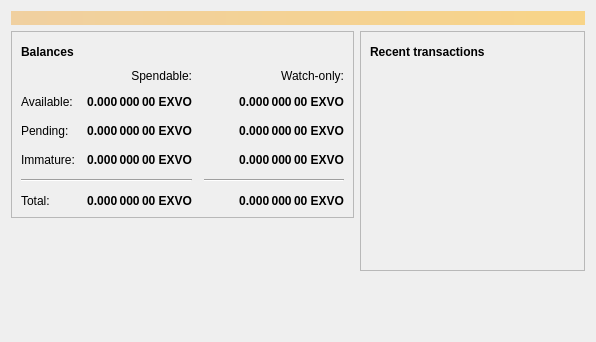
<?xml version="1.0" encoding="UTF-8"?>
<ui version="4.0">
 <class>OverviewPage</class>
 <widget class="QWidget" name="OverviewPage">
  <property name="geometry">
   <rect>
    <x>0</x>
    <y>0</y>
    <width>596</width>
    <height>342</height>
   </rect>
  </property>
  <property name="windowTitle">
   <string>Form</string>
  </property>
  <layout class="QVBoxLayout" name="topLayout">
   <item>
    <widget class="QLabel" name="labelAlerts">
     <property name="visible">
      <bool>false</bool>
     </property>
     <property name="styleSheet">
      <string notr="true">QLabel { background-color: qlineargradient(x1: 0, y1: 0, x2: 1, y2: 0, stop:0 #F0D0A0, stop:1 #F8D488); color:#000000; }</string>
     </property>
     <property name="wordWrap">
      <bool>true</bool>
     </property>
     <property name="margin">
      <number>3</number>
     </property>
     <property name="textInteractionFlags">
      <set>Qt::TextSelectableByMouse</set>
     </property>
    </widget>
   </item>
   <item>
    <layout class="QHBoxLayout" name="horizontalLayout" stretch="1,1">
     <item>
      <layout class="QVBoxLayout" name="verticalLayout_2">
       <item>
        <widget class="QFrame" name="frame">
         <property name="frameShape">
          <enum>QFrame::StyledPanel</enum>
         </property>
         <property name="frameShadow">
          <enum>QFrame::Raised</enum>
         </property>
         <layout class="QVBoxLayout" name="verticalLayout_4">
          <item>
           <layout class="QHBoxLayout" name="horizontalLayout_4">
            <item>
             <widget class="QLabel" name="label_5">
              <property name="font">
               <font>
                <weight>75</weight>
                <bold>true</bold>
               </font>
              </property>
              <property name="text">
               <string>Balances</string>
              </property>
             </widget>
            </item>
            <item>
             <widget class="QPushButton" name="labelWalletStatus">
              <property name="enabled">
               <bool>true</bool>
              </property>
              <property name="maximumSize">
               <size>
                <width>30</width>
                <height>16777215</height>
               </size>
              </property>
              <property name="toolTip">
               <string>The displayed information may be out of date. Your wallet automatically synchronizes with the Exvo network after a connection is established, but this process has not completed yet.</string>
              </property>
              <property name="text">
               <string/>
              </property>
              <property name="icon">
               <iconset resource="../exvo.qrc">
                <normaloff>:/icons/warning</normaloff>
                <disabledoff>:/icons/warning</disabledoff>:/icons/warning</iconset>
              </property>
              <property name="iconSize">
               <size>
                <width>24</width>
                <height>24</height>
               </size>
              </property>
              <property name="flat">
               <bool>true</bool>
              </property>
             </widget>
            </item>
            <item>
             <spacer name="horizontalSpacer_3">
              <property name="orientation">
               <enum>Qt::Horizontal</enum>
              </property>
              <property name="sizeHint" stdset="0">
               <size>
                <width>40</width>
                <height>20</height>
               </size>
              </property>
             </spacer>
            </item>
           </layout>
          </item>
          <item>
           <layout class="QGridLayout" name="gridLayout">
            <property name="spacing">
             <number>12</number>
            </property>
            <item row="2" column="2">
             <widget class="QLabel" name="labelWatchPending">
              <property name="font">
               <font>
                <weight>75</weight>
                <bold>true</bold>
               </font>
              </property>
              <property name="cursor">
               <cursorShape>IBeamCursor</cursorShape>
              </property>
              <property name="toolTip">
               <string>Unconfirmed transactions to watch-only addresses</string>
              </property>
              <property name="text">
               <string notr="true">0.000 000 00 EXVO</string>
              </property>
              <property name="alignment">
               <set>Qt::AlignRight|Qt::AlignTrailing|Qt::AlignVCenter</set>
              </property>
              <property name="textInteractionFlags">
               <set>Qt::LinksAccessibleByMouse|Qt::TextSelectableByKeyboard|Qt::TextSelectableByMouse</set>
              </property>
             </widget>
            </item>
            <item row="2" column="1">
             <widget class="QLabel" name="labelUnconfirmed">
              <property name="font">
               <font>
                <weight>75</weight>
                <bold>true</bold>
               </font>
              </property>
              <property name="cursor">
               <cursorShape>IBeamCursor</cursorShape>
              </property>
              <property name="toolTip">
               <string>Total of transactions that have yet to be confirmed, and do not yet count toward the spendable balance</string>
              </property>
              <property name="text">
               <string notr="true">0.000 000 00 EXVO</string>
              </property>
              <property name="alignment">
               <set>Qt::AlignRight|Qt::AlignTrailing|Qt::AlignVCenter</set>
              </property>
              <property name="textInteractionFlags">
               <set>Qt::LinksAccessibleByMouse|Qt::TextSelectableByKeyboard|Qt::TextSelectableByMouse</set>
              </property>
             </widget>
            </item>
            <item row="3" column="2">
             <widget class="QLabel" name="labelWatchImmature">
              <property name="font">
               <font>
                <weight>75</weight>
                <bold>true</bold>
               </font>
              </property>
              <property name="cursor">
               <cursorShape>IBeamCursor</cursorShape>
              </property>
              <property name="toolTip">
               <string>Mined balance in watch-only addresses that has not yet matured</string>
              </property>
              <property name="text">
               <string notr="true">0.000 000 00 EXVO</string>
              </property>
              <property name="alignment">
               <set>Qt::AlignRight|Qt::AlignTrailing|Qt::AlignVCenter</set>
              </property>
              <property name="textInteractionFlags">
               <set>Qt::LinksAccessibleByMouse|Qt::TextSelectableByKeyboard|Qt::TextSelectableByMouse</set>
              </property>
             </widget>
            </item>
            <item row="4" column="0" colspan="2">
             <widget class="Line" name="line">
              <property name="orientation">
               <enum>Qt::Horizontal</enum>
              </property>
             </widget>
            </item>
            <item row="4" column="2">
             <widget class="Line" name="lineWatchBalance">
              <property name="sizePolicy">
               <sizepolicy hsizetype="Preferred" vsizetype="Fixed">
                <horstretch>0</horstretch>
                <verstretch>0</verstretch>
               </sizepolicy>
              </property>
              <property name="minimumSize">
               <size>
                <width>140</width>
                <height>0</height>
               </size>
              </property>
              <property name="orientation">
               <enum>Qt::Horizontal</enum>
              </property>
             </widget>
            </item>
            <item row="5" column="0">
             <widget class="QLabel" name="labelTotalText">
              <property name="text">
               <string>Total:</string>
              </property>
             </widget>
            </item>
            <item row="3" column="1">
             <widget class="QLabel" name="labelImmature">
              <property name="font">
               <font>
                <weight>75</weight>
                <bold>true</bold>
               </font>
              </property>
              <property name="cursor">
               <cursorShape>IBeamCursor</cursorShape>
              </property>
              <property name="toolTip">
               <string>Mined balance that has not yet matured</string>
              </property>
              <property name="text">
               <string notr="true">0.000 000 00 EXVO</string>
              </property>
              <property name="alignment">
               <set>Qt::AlignRight|Qt::AlignTrailing|Qt::AlignVCenter</set>
              </property>
              <property name="textInteractionFlags">
               <set>Qt::LinksAccessibleByMouse|Qt::TextSelectableByKeyboard|Qt::TextSelectableByMouse</set>
              </property>
             </widget>
            </item>
            <item row="2" column="3">
             <spacer name="horizontalSpacer_2">
              <property name="orientation">
               <enum>Qt::Horizontal</enum>
              </property>
              <property name="sizeHint" stdset="0">
               <size>
                <width>40</width>
                <height>20</height>
               </size>
              </property>
             </spacer>
            </item>
            <item row="3" column="0">
             <widget class="QLabel" name="labelImmatureText">
              <property name="text">
               <string>Immature:</string>
              </property>
             </widget>
            </item>
            <item row="5" column="1">
             <widget class="QLabel" name="labelTotal">
              <property name="font">
               <font>
                <weight>75</weight>
                <bold>true</bold>
               </font>
              </property>
              <property name="cursor">
               <cursorShape>IBeamCursor</cursorShape>
              </property>
              <property name="toolTip">
               <string>Your current total balance</string>
              </property>
              <property name="text">
               <string notr="true">0.000 000 00 EXVO</string>
              </property>
              <property name="alignment">
               <set>Qt::AlignRight|Qt::AlignTrailing|Qt::AlignVCenter</set>
              </property>
              <property name="textInteractionFlags">
               <set>Qt::LinksAccessibleByMouse|Qt::TextSelectableByKeyboard|Qt::TextSelectableByMouse</set>
              </property>
             </widget>
            </item>
            <item row="5" column="2">
             <widget class="QLabel" name="labelWatchTotal">
              <property name="font">
               <font>
                <weight>75</weight>
                <bold>true</bold>
               </font>
              </property>
              <property name="cursor">
               <cursorShape>IBeamCursor</cursorShape>
              </property>
              <property name="toolTip">
               <string>Current total balance in watch-only addresses</string>
              </property>
              <property name="text">
               <string notr="true">0.000 000 00 EXVO</string>
              </property>
              <property name="alignment">
               <set>Qt::AlignRight|Qt::AlignTrailing|Qt::AlignVCenter</set>
              </property>
              <property name="textInteractionFlags">
               <set>Qt::LinksAccessibleByMouse|Qt::TextSelectableByKeyboard|Qt::TextSelectableByMouse</set>
              </property>
             </widget>
            </item>
            <item row="0" column="2">
             <widget class="QLabel" name="labelWatchonly">
              <property name="text">
               <string>Watch-only:</string>
              </property>
              <property name="alignment">
               <set>Qt::AlignRight|Qt::AlignTrailing|Qt::AlignVCenter</set>
              </property>
             </widget>
            </item>
            <item row="1" column="0">
             <widget class="QLabel" name="labelBalanceText">
              <property name="text">
               <string>Available:</string>
              </property>
             </widget>
            </item>
            <item row="1" column="1">
             <widget class="QLabel" name="labelBalance">
              <property name="font">
               <font>
                <weight>75</weight>
                <bold>true</bold>
               </font>
              </property>
              <property name="cursor">
               <cursorShape>IBeamCursor</cursorShape>
              </property>
              <property name="toolTip">
               <string>Your current spendable balance</string>
              </property>
              <property name="text">
               <string notr="true">0.000 000 00 EXVO</string>
              </property>
              <property name="alignment">
               <set>Qt::AlignRight|Qt::AlignTrailing|Qt::AlignVCenter</set>
              </property>
              <property name="textInteractionFlags">
               <set>Qt::LinksAccessibleByMouse|Qt::TextSelectableByKeyboard|Qt::TextSelectableByMouse</set>
              </property>
             </widget>
            </item>
            <item row="1" column="2">
             <widget class="QLabel" name="labelWatchAvailable">
              <property name="font">
               <font>
                <weight>75</weight>
                <bold>true</bold>
               </font>
              </property>
              <property name="cursor">
               <cursorShape>IBeamCursor</cursorShape>
              </property>
              <property name="toolTip">
               <string>Your current balance in watch-only addresses</string>
              </property>
              <property name="text">
               <string notr="true">0.000 000 00 EXVO</string>
              </property>
              <property name="alignment">
               <set>Qt::AlignRight|Qt::AlignTrailing|Qt::AlignVCenter</set>
              </property>
              <property name="textInteractionFlags">
               <set>Qt::LinksAccessibleByMouse|Qt::TextSelectableByKeyboard|Qt::TextSelectableByMouse</set>
              </property>
             </widget>
            </item>
            <item row="2" column="0">
             <widget class="QLabel" name="labelPendingText">
              <property name="text">
               <string>Pending:</string>
              </property>
             </widget>
            </item>
            <item row="0" column="1">
             <widget class="QLabel" name="labelSpendable">
              <property name="text">
               <string>Spendable:</string>
              </property>
              <property name="alignment">
               <set>Qt::AlignRight|Qt::AlignTrailing|Qt::AlignVCenter</set>
              </property>
             </widget>
            </item>
           </layout>
          </item>
         </layout>
        </widget>
       </item>
       <item>
        <spacer name="verticalSpacer">
         <property name="orientation">
          <enum>Qt::Vertical</enum>
         </property>
         <property name="sizeHint" stdset="0">
          <size>
           <width>20</width>
           <height>40</height>
          </size>
         </property>
        </spacer>
       </item>
      </layout>
     </item>
     <item>
      <layout class="QVBoxLayout" name="verticalLayout_3">
       <item>
        <widget class="QFrame" name="frame_2">
         <property name="frameShape">
          <enum>QFrame::StyledPanel</enum>
         </property>
         <property name="frameShadow">
          <enum>QFrame::Raised</enum>
         </property>
         <layout class="QVBoxLayout" name="verticalLayout">
          <item>
           <layout class="QHBoxLayout" name="horizontalLayout_2">
            <item>
             <widget class="QLabel" name="label_4">
              <property name="font">
               <font>
                <weight>75</weight>
                <bold>true</bold>
               </font>
              </property>
              <property name="text">
               <string>Recent transactions</string>
              </property>
             </widget>
            </item>
            <item>
             <widget class="QPushButton" name="labelTransactionsStatus">
              <property name="enabled">
               <bool>true</bool>
              </property>
              <property name="maximumSize">
               <size>
                <width>30</width>
                <height>16777215</height>
               </size>
              </property>
              <property name="toolTip">
               <string>The displayed information may be out of date. Your wallet automatically synchronizes with the Exvo network after a connection is established, but this process has not completed yet.</string>
              </property>
              <property name="text">
               <string/>
              </property>
              <property name="icon">
               <iconset resource="../exvo.qrc">
                <normaloff>:/icons/warning</normaloff>
                <disabledoff>:/icons/warning</disabledoff>:/icons/warning</iconset>
              </property>
              <property name="iconSize">
               <size>
                <width>24</width>
                <height>24</height>
               </size>
              </property>
              <property name="flat">
               <bool>true</bool>
              </property>
             </widget>
            </item>
            <item>
             <spacer name="horizontalSpacer">
              <property name="orientation">
               <enum>Qt::Horizontal</enum>
              </property>
              <property name="sizeHint" stdset="0">
               <size>
                <width>40</width>
                <height>20</height>
               </size>
              </property>
             </spacer>
            </item>
           </layout>
          </item>
          <item>
           <widget class="QListView" name="listTransactions">
            <property name="styleSheet">
             <string notr="true">QListView { background: transparent; }</string>
            </property>
            <property name="frameShape">
             <enum>QFrame::NoFrame</enum>
            </property>
            <property name="verticalScrollBarPolicy">
             <enum>Qt::ScrollBarAlwaysOff</enum>
            </property>
            <property name="horizontalScrollBarPolicy">
             <enum>Qt::ScrollBarAlwaysOff</enum>
            </property>
            <property name="selectionMode">
             <enum>QAbstractItemView::NoSelection</enum>
            </property>
           </widget>
          </item>
         </layout>
        </widget>
       </item>
       <item>
        <spacer name="verticalSpacer_2">
         <property name="orientation">
          <enum>Qt::Vertical</enum>
         </property>
         <property name="sizeHint" stdset="0">
          <size>
           <width>20</width>
           <height>40</height>
          </size>
         </property>
        </spacer>
       </item>
      </layout>
     </item>
    </layout>
   </item>
  </layout>
 </widget>
 <resources/>
 <connections/>
</ui>
